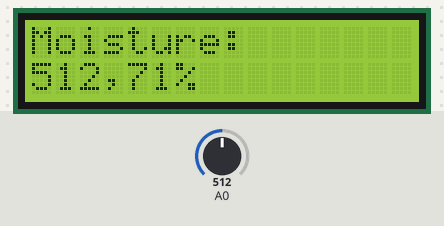
Simulated run of this sketch. Board: Arduino Uno, built with avr-gcc and run on an emulated ATmega328P. On the bench: 16×2 character LCD. The inputs (shaded band) are chosen by the test bench; at power-on: A0 = 512. What the sketch prints to the serial monitor is not drawn.

Above: at 3.3 s.
3.4 s: A0 set to 716
At 4.8 s:
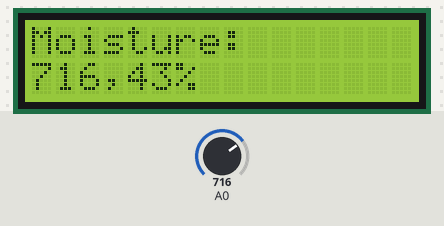
5.6 s: A0 set to 900
At 6.6 s:
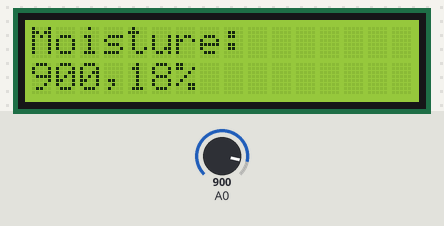
7.7 s: A0 set to 1023
At 9.6 s:
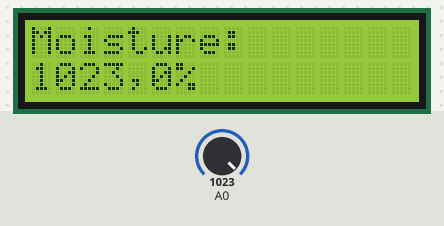
Timing chart, 0 to 11.1 s (numbered marks = the images above; inputs shaded):
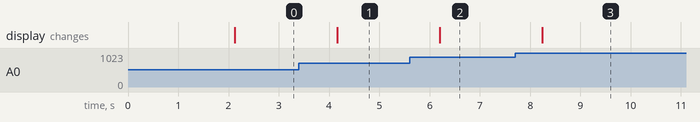

Measured:
- after the input at 3.4 s, the display: changes after 0.76 s (image 1)
- after the input at 5.6 s, the display: changes after 0.60 s (image 2)
- after the input at 7.7 s, the display: changes after 0.54 s (image 3)

The sketch:

test1.ino
```cpp
#include <LiquidCrystal_PCF8574.h>
LiquidCrystal_PCF8574 lcd(0x27);  // 設定i2c位址，一般情況就是0x27和0x3F兩種
const int maxLen=16;
const String Moisture="Moisture:";

int num;
void setup() {
  // put your setup code here, to run once:

  Serial.begin(9600);
  pinMode(A0,INPUT);

  lcd.begin(16,2);
  lcd.setBacklight(1);
    lcd.clear();
      lcd.setCursor(0, 0);  //設定游標位置 (字,行)
      lcd.print(Moisture);
     lcd.setCursor(0, 1);
    lcd.print("*~ system ready.");

     lcd.print(Moisture);
      Serial.print("wait..");
     delay(2000);
     Serial.print("begin");


}

void loop() {
  // put your main code here, to run repeatedly:
  num=analogRead(A0);
  lcd.clear();
   lcd.setCursor(0, 0);  //設定游標位置 (字,行)
      lcd.print(Moisture);
         lcd.setCursor(0, 1);
         //由於查不到個準則,只好約略將直接置於水中的讀數做參考,
         //其實檢測時,插入土中的深度影響也很大
         //我在完全浸入水中靜置數分鐘後,讀數從1XX會慢慢上升到31X
         //因此蓋抓100%為300
         lcd.print(String(num)+","+String(map(num,300,1023,100,0))+"%");

  Serial.println("num="+String(num));
  delay(1000);

}
```
